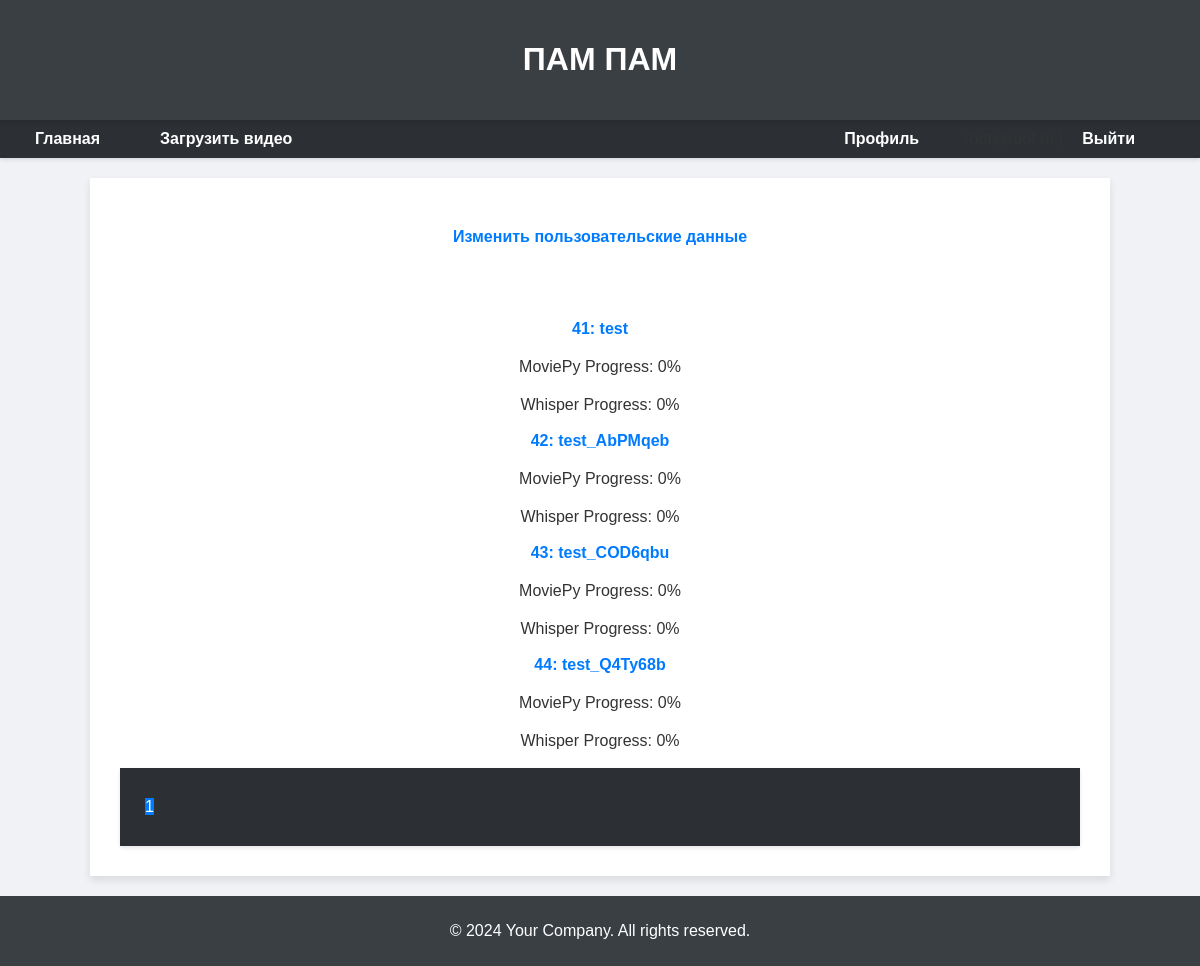
The page /personal_account/ (signed in) on the database as committed earlier.
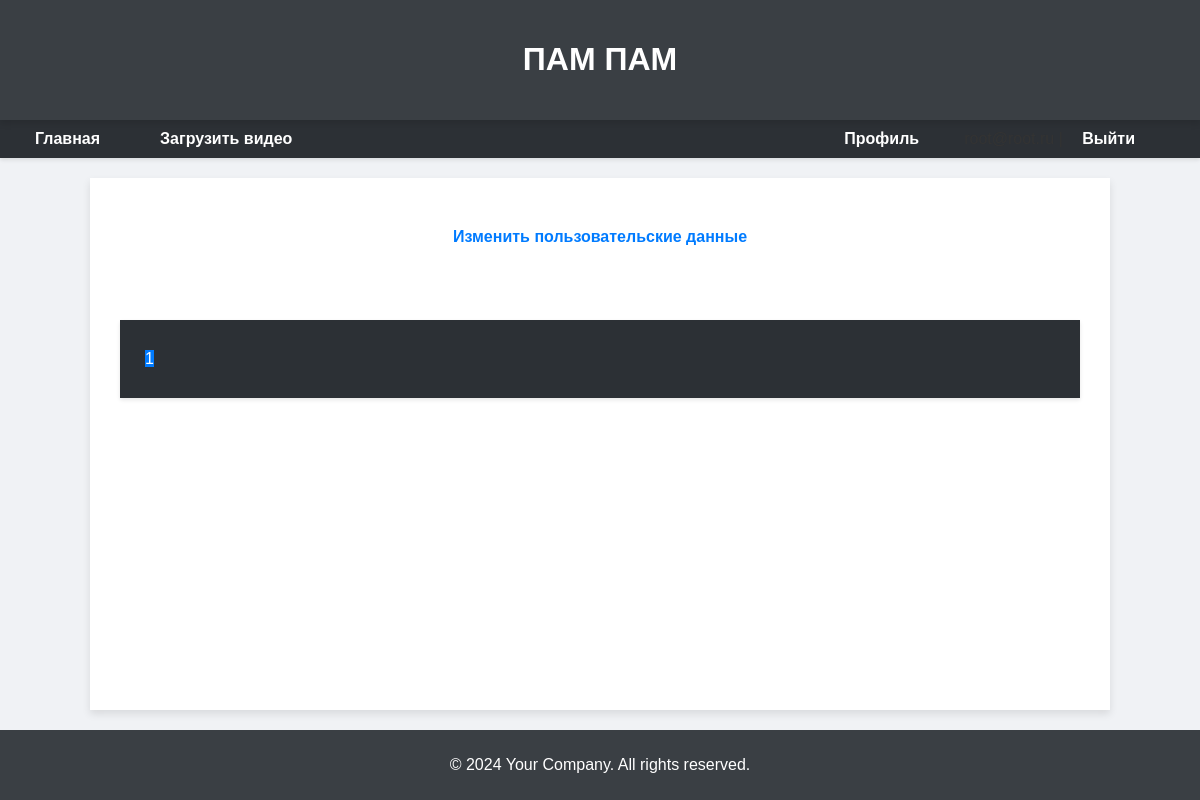
The same page on the database as committed later.
### web_app_auto_subs/models.py (models this page shows)
class UserVideos(models.Model):
    user = models.ForeignKey(get_user_model(), on_delete=models.CASCADE,
                             verbose_name='Пользователь')
    video = models.FileField(upload_to='videos',
                             verbose_name='Видео',
                             validators=[FileExtensionValidator(
                                 allowed_extensions=['mp4'])])
    uploaded_at = models.DateTimeField(auto_now_add=True, verbose_name='Дата загрузки')
    videos_with_subs = models.FileField(
        upload_to='videos_with_subs/',
        null=True, verbose_name='Видео с субтитрами',
        blank=True
    )
    name_of_video = models.CharField(max_length=50,
                                     verbose_name='Название видео', null=True, blank=True)
    make_audio_record = models.BooleanField(null=True, default=False, verbose_name='Нужно ли сделать аудио перевод',)
    def get_absolute_url(self):
        return reverse('watch_video', kwargs={'pk': self.pk})
    class Meta:
        verbose_name = 'Пользовательское видео'
        verbose_name_plural = 'Пользовательские видео'

### web_app_auto_subs/views.py (the view)
# urls.py: path('personal_account/', PersonalAccount.as_view(), name='personal_account'),
class PersonalAccount(LoginRequiredMixin, ContextMixin, ListView):
    template_name: str = 'web_app_auto_subs/personal_account.html'
    context_object_name: str = 'videos'
    paginate_by: int = 5
    def get_queryset(self) -> QuerySet[UserVideos]:
        return UserVideos.objects.filter(user=self.request.user,)
    def get_context_data(self, **kwargs: Any) -> dict[str, Any]:
        context = super().get_context_data(**kwargs)
        context = self.get_mixin_context(context, cur_menu='Профиль')
        video_ids = list(context['videos'].values_list('pk', flat=True))
        context['video_ids'] = video_ids
        return context

### web_app_auto_subs/utils/business_logic/mixins/context_mixin.py (called while the page is built)
    def get_mixin_context(self, context, **kwargs):
        context['menu'] = menu
        context['title'] = 'ПАМ ПАМ'
        context.update(kwargs)
        return context

### templates/web_app_auto_subs/personal_account.html (shortened to what this page needs)
{% extends 'web_app_auto_subs/base.html' %}
{% block content %}
    <a href="{% url 'edit_profile' %}" class="edit-profile-link">Изменить пользовательские данные</a>
    <br><br><br>
    <div id="progressContainer">
        {% for video in videos %}
            <div class="video-item">
                <a href="{{ video.get_absolute_url }}">{{ video.pk }}: {{ video.name_of_video }}</a>
                <br>
                <div class="progressBar">
                    <div>MoviePy Progress: <span id="moviepyText{{ video.pk }}">0%</span></div>
                </div>
                <div class="progressBar">
                    <div>Whisper Progress: <span id="whisperText{{ video.pk }}">0%</span></div>
                </div>
                <br>
            </div>
        {% endfor %}
    </div>
    <nav>
        <ul class="pagination">
            {% for p in paginator.page_range %}
                {% if page_obj.number == p %}
                    <li><span class="current">{{ p }}</span></li>
                {% elif p >= page_obj.number|add:-2 and p <= page_obj.number|add:2 %}
                    <li><a href="?page={{ p }}">{{ p }}</a></li>
                {% endif %}
            {% endfor %}
        </ul>
    </nav>
{% endblock content %}

### templates/web_app_auto_subs/base.html (shortened to what this page needs)
<!DOCTYPE html>
<html>
<head>
    <link href="https://vjs.zencdn.net/8.5.2/video-js.css" rel="stylesheet" />
    {% load static %}
    <link rel="stylesheet" href="{% static 'web_app_auto_subs/css/styles.css' %}">
</head>
<body>
    <header>
        <h1>{{title}}</h1>
    </header>
    <nav>
        <div class="menu-container">
            <ul class="menu-list">
                {% block main_menu %}
                    {% for i in menu %}
                        {% if cur_menu != i.title %}
                            <li><a href="{% url i.url_name %}">{{ i.title }}</a></li>
                        {% else %}
                            <li><a href="#">{{ i.title }}</a></li>
                        {% endif %}
                    {% endfor %}
                {% endblock main_menu %}
            </ul>
            <ul class="auth-links">
                {% block register %}
                    {% if request.user.is_authenticated %}
                        <li class="profile-link"><a href="{% url 'personal_account' %}">Профиль</a></li>
                        <li>{{ request.user.username }} | <a href="{% url 'logout' %}">Выйти</a></li>
                    {% else %}
                        <li><a href="{% url 'register' %}">Регистрация</a> ||| <a href="{% url 'login' %}">Войти</a></li>
                    {% endif %}
                {% endblock register %}
            </ul>
        </div>
    </nav>
    <div class="content">
        {% block content %}{% endblock content %}
    </div>
    <footer>
        <p>&copy; 2024 Your Company. All rights reserved.</p>
    </footer>
</body>
</html>

### web_app_auto_subs/static/web_app_auto_subs/css/styles.css (style rules this page uses)
body { font-family: 'Arial', sans-serif; background-color: #f0f2f5; margin: 0; padding: 0; color: #333; display: flex; flex-direction: column; min-height: 100vh; }
header { background-color: #3a3f44; color: #ffffff; padding: 20px; text-align: center; box-shadow: 0 4px 6px rgba(0, 0, 0, 0.1); position: sticky; top: 0; z-index: 1000; }
nav { background-color: #2c3035; padding: 10px 20px; display: flex; justify-content: space-between; align-items: center; box-shadow: 0 2px 4px rgba(0, 0, 0, 0.1); }
.menu-container { display: flex; justify-content: space-between; align-items: center; width: 100%; }
.menu-list, .auth-links { list-style-type: none; margin: 0; padding: 0; display: flex; }
.menu-list li, .auth-links li { margin-right: 30px; }
.menu-list li a, .auth-links li a { color: #ffffff; text-decoration: none; font-weight: bold; padding: 8px 15px; border-radius: 5px; transition: background-color 0.3s; }
.content { padding: 30px; background-color: #ffffff; margin: 20px auto; width: 80%; box-shadow: 0 4px 8px rgba(0, 0, 0, 0.1); flex: 1; }
footer { background-color: #3a3f44; color: #ffffff; text-align: center; padding: 10px 0; position: relative; bottom: 0; width: 100%; }
.auth-links li.profile-link { margin-left: auto !important; }
.content a { color: #007bff; text-decoration: none; font-weight: bold; transition: color 0.3s; }
.content nav ul { list-style-type: none; margin: 0; padding: 0; display: flex; justify-content: center; }
.content nav ul li { margin: 0 5px; }
.content .pagination { text-align: center; margin: 20px 0; }
.content .pagination span.current { background-color: #007bff; color: #fff; border-color: #007bff; }
.content .edit-profile-link { display: block; margin: 20px 0; color: #007bff; text-decoration: none; font-weight: bold; transition: color 0.3s; }
.content { text-align: center; }

Rows that differ between the two databases and show on the page:
removed UserVideos: pk "41", name_of_video "test"
removed UserVideos: pk "42", name_of_video "test_AbPMqeb"
removed UserVideos: pk "43", name_of_video "test_COD6qbu"
removed UserVideos: pk "44", name_of_video "test_Q4Ty68b"
